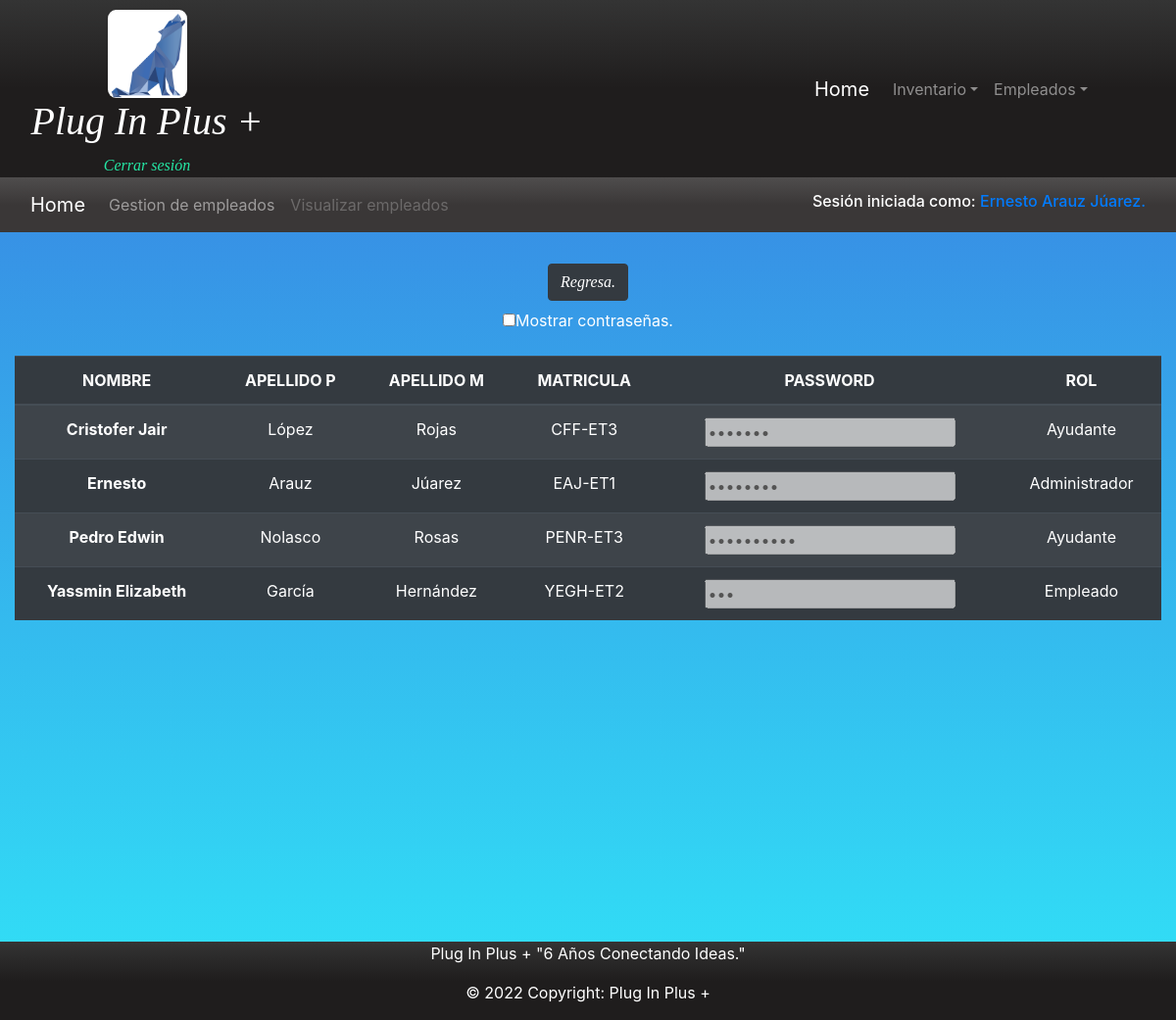
The page /tablaEmpleados.php (signed in) on the database its author committed.
### tables this page shows
create table usuarios(
nombre varchar(100) not null,
apellidoPa varchar(100) not null,
apellidoMa varchar(100) not null,
matricula varchar(100) not null,
password varchar(100) not null,
rol int(1) not null,
PRIMARY KEY (matricula));

### tablaEmpleados.php (the view, shortened to what this page needs)
<?php
$conexion = conexion();
if (isset($_SESSION['rol'])) {
	$rol = $_SESSION['rol'];
}
?>
<!DOCTYPE html>
<html lang="es">
<head>
	<link rel="stylesheet" href="bootstrap_4_5_3/css/bootstrap.min.css">
	<link rel="stylesheet" type="text/css" href="css/estilo_global.css">
</head>
<body  background="img/bg-1.jpg">
	<header class="container-fluid bg-n" id="header">
		<div class="row g-0">
			<div class="col-sm-6 col-md-6 col-lg-3">
				<center><a href="index.php"><img style="margin-top: 10px;border-radius: 10%;" src="img/icon.png" width="30%"></a></center>
				<h1 class="text texto">Plug In Plus +</h1>
				<center>
					<a class="login" href="cerrarSesion.php">Cerrar sesi&oacute;n</a>
				</center>
			</div>
			<div class="col-sm-6 col-md-6 col-lg-3 offset-md-5 align-self-center">
				<nav class="navbar navbar-expand-lg navbar-dark">
					<a class="navbar-brand" href="index.php">Home</a>
					<div class="collapse navbar-collapse " id="navbarSupportedContent">
						<ul class="navbar-nav mr-auto ">
							<li class="nav-item dropdown">
								<a class="nav-link dropdown-toggle" href="#marcas" id="navbarDropdown" role="button" data-toggle="dropdown" aria-haspopup="true" aria-expanded="false">Inventario</a>
							</li>
							<?php if ($rol == 1) { ?>
								<li class="nav-item dropdown">
									<a class="nav-link dropdown-toggle" href="#marcas" id="navbarDropdown" role="button" data-toggle="dropdown" aria-haspopup="true" aria-expanded="false">Empleados</a>
								</li>
							<?php } ?>
						</ul>
					</div>
				</nav>
			</div>
		</div>
	</header>
	<div class="container-fluid bg-migas fix text-aling-rigth">
		<div class="row justify-content-center">
			<div class="col-12 mr-auto">
				<nav class="navbar navbar-expand-lg navbar-dark">
					<a class="navbar-brand" href="index.php">Home</a>
					<div class="collapse navbar-collapse " id="navbarSupportedContent">
						<ul class="navbar-nav mr-auto ">
							<li class="nav-item">
								<a class="nav-link" href="gestionEmpleados.php">Gestion de empleados</a>
							</li>
							<li class="nav-item">
								<a class="nav-link disabled">Visualizar empleados</a>
							</li>
						</ul>
					</div>
					<?php if (isset($_SESSION['rol'])) {?>
						<h6 class="text-white">Sesi&oacute;n iniciada como: <a href="perfil.php"><?php echo $_SESSION['nombreUsuario'].'.'; ?></a></h6>
					<?php } ?>
				</nav>
			</div>
		</div>
	</div>
<div class="container-fluid text-white text-center">
	<div class="row">
		<div class="col-12">
			<a type="button" class="btn btn-dark texto margin" href="gestionEmpleados.php">Regresa.</a>
		<input type="checkbox" onclick="myFunction()">Mostrar contraseñas.</a>
	</div>
</div>
</div>
<br/>
<div class="container-fluid">
	<div class="row.no-gutters ">
		<div class="col.no-gutters">
			<div class="table-responsive ">
				<table class="table table-striped table-dark text-center">
					<thead>
						<tr>
							<th class="align-middle" scope="col">NOMBRE</th>
							<th class="align-middle" scope="col">APELLIDO P</th>
							<th class="align-middle" scope="col">APELLIDO M</th>
							<th class="align-middle" scope="col">MATRICULA</th>
							<th class="align-middle" scope="col">PASSWORD</th>
							<th class="align-middle" scope="col">ROL</th>
						</tr>
					</thead>
					<tbody>
						<?php
						$sql="SELECT * from usuarios "; $result=mysqli_query($conexion,$sql); while($mostrar=mysqli_fetch_array($result)){
							if ($mostrar['rol'] == 1) {
								$tipo = "Administrador";
							}else if ($mostrar['rol'] == 2) {
								$tipo = "Empleado";
							}else{
								$tipo = "Ayudante";
							}?>
							<tr>
								<th scope="row"><?php echo $mostrar['nombre'] ?></th>
								<td><?php echo $mostrar['apellidoPa'] ?></td>
								<td><?php echo $mostrar['apellidoMa'] ?></td>
								<td><?php echo $mostrar['matricula'] ?></td>
								<td><input disabled type="password" class="pass" value="<?php echo $mostrar['password'] ?>"></td>
								<td><?php echo $tipo ?></td>
							</tr>
						<?php } ?>
					</tbody>
				</table>
			</div>
		</div>
	</div>
</div>
<div class="vacio" ></div>
<footer class="container-fluid text-white text-center  bg-n">
	<div class="row">
		<div class="col-12">
			<p> Plug In Plus + "6 Años Conectando Ideas." </p>
			<p>© 2022 Copyright: Plug In Plus +</p>
		</div>
	</div>
</footer>
</body>
</html>

### css/estilo_global.css (style rules this page uses)
body { background:-webkit-linear-gradient(top,#397AE0 ,#31E3F7 100%); }
.fix { position: sticky; top: 0; z-index: 10; }
.login { text-decoration: none; font-style: oblique; font-family: cursive; color: #25E6A4; text-align: center; }
.vacio { height: 18rem; }
.margin { margin: 0.5rem; }
.texto { font-style: oblique; font-family: cursive; color: white; text-align: center; }
.bg-n { background:-webkit-linear-gradient(top,#343434 ,#1F1D1D 50%); }
.bg-migas { background:-webkit-linear-gradient(top,#4F4D4D ,#3A3737 50%); }

### rows shown on the page
usuarios: nombre "Cristofer Jair", apellidoPa "López", apellidoMa "Rojas", matricula "CFF-ET3", rol "Ayudante"
usuarios: nombre "Ernesto", apellidoPa "Arauz", apellidoMa "Júarez", matricula "EAJ-ET1", rol "Administrador"
usuarios: nombre "Pedro Edwin", apellidoPa "Nolasco", apellidoMa "Rosas", matricula "PENR-ET3", rol "Ayudante"
usuarios: nombre "Yassmin Elizabeth", apellidoPa "García", apellidoMa "Hernández", matricula "YEGH-ET2", rol "Empleado"

### other values the page prints
$_SESSION['nombreUsuario'] "Ernesto Arauz Júarez"
